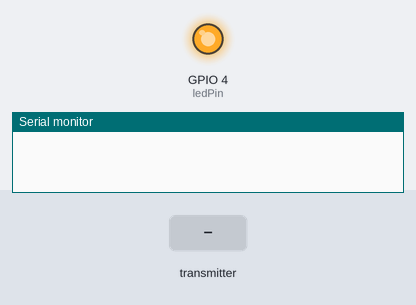
The sketch below on a simulated ESP32. On the bench: output pins drawn as LEDs (lit = HIGH), the last lines printed to the serial monitor. Dashed ring = blinking. The test bench sets the inputs (shaded band).

Above: at 0.1 s.
At 1.7 s:
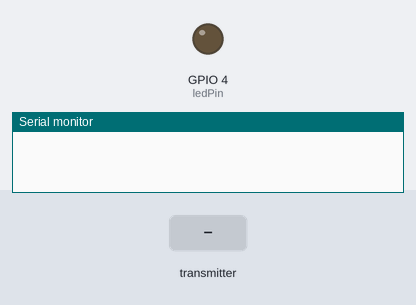
1.8 s: the transmitter starts sending received_distance = 0
At 2.6 s:
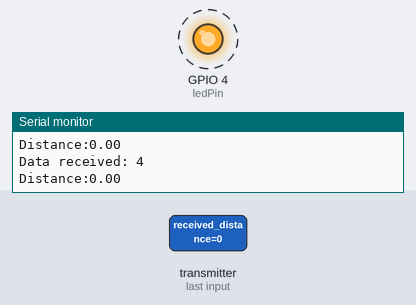
Timing chart, 0 to 10.8 s (numbered marks = the images above; inputs shaded):
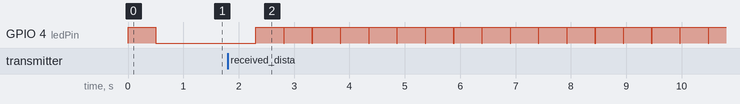

Measured:
- after the input at 1.8 s, GPIO 4 (ledPin): alternates HIGH for 0.50 s and LOW for 0.01 s, starting after 0.51 s

The sketch:

buzzer.ino
```cpp
// Include Libraries
#include <esp_now.h>
#include <WiFi.h>
//#include <TimeLib.h>


const int ledPin = 4;


// Create a structured object
float received_distance = 10000;


int ontime = 500;
int distMult = 5;


#define bignum 10000000;


unsigned long next_pulse = millis() + bignum;
unsigned long pot_next_pulse = next_pulse;
unsigned long cur_time;
unsigned long end_pulse;


// Callback function executed when data is received
void OnDataRecv(const esp_now_recv_info * mac, const uint8_t *incomingData, int len) {
 memcpy(&received_distance, incomingData, sizeof(received_distance));
 Serial.print("Data received: ");
 Serial.println(len);
 Serial.print("Distance:");
 Serial.println(received_distance);
 Serial.println();


}


void setup() {
 pinMode(ledPin, OUTPUT);


 // Set up Serial Monitor
 Serial.begin(115200);
 // Set ESP32 as a Wi-Fi Station
 WiFi.mode(WIFI_STA);


 // Initilize ESP-NOW
 if (esp_now_init() != ESP_OK) {
   Serial.println("Error initializing ESP-NOW");
   return;
 }
 // Register callback function
 esp_now_register_recv_cb(OnDataRecv);


// single buzz on startup
   digitalWrite(ledPin, HIGH);
   delay(ontime);
   digitalWrite(ledPin,LOW);


}


// At one point in time we start the loop


//            X
// start   next pulse   end pulse
//   |        |           |
// ------------------------------


//we take next pulse off the list and make it a huge number after that pulse ends at end pulse


// if there is a distance received then the code will predict the potential next pulse, if that potential next pulse is going to happen BEFORE the actual next pulse then it replaces the next pulse. But if the potential next pulse is predicted to be AFTER the next pulse then the pulse will jsut happen at next pulse.


void loop() {
 cur_time = millis();// everymillis we check the time in the loop


 if(cur_time > next_pulse){ // If the time of the current pulse that is happnening in the moment is passing(interrupting) the time of the next pulse then it turns the buzzer on for that next pulse and also sets end pulse to next pulse plus a new really big variable
   //start buzz
   digitalWrite(ledPin, HIGH);
   end_pulse = next_pulse + ontime;
   next_pulse = cur_time + bignum;
 }
 if(cur_time > end_pulse){ //Checking when the
   //end buzz
   digitalWrite(ledPin, LOW);
   //digitalWrite(ledPin, LOW);
 }


 if (received_distance < 50){
   //per_end_pulse = cur_time + ontime;
   pot_next_pulse = ontime + 10 + cur_time; //potential next pulse
 }
 else if (received_distance < 200){
   pot_next_pulse = distMult*(received_distance/5) + ontime + cur_time;
 }
 else if (received_distance <= 1000 && received_distance >= 200)  {    //led blinks if 10 cm or less away
   pot_next_pulse = distMult*(received_distance/10) + ontime + cur_time;
 }
 else if (received_distance <= 3000) {
   pot_next_pulse = distMult*(received_distance/10) + ontime + cur_time;
 }
 else {
   //digitalWrite(ledPin, LOW);


 }


 if(pot_next_pulse < next_pulse){
   next_pulse = pot_next_pulse;
 }
 //delayMicroseconds(300);


}
```
